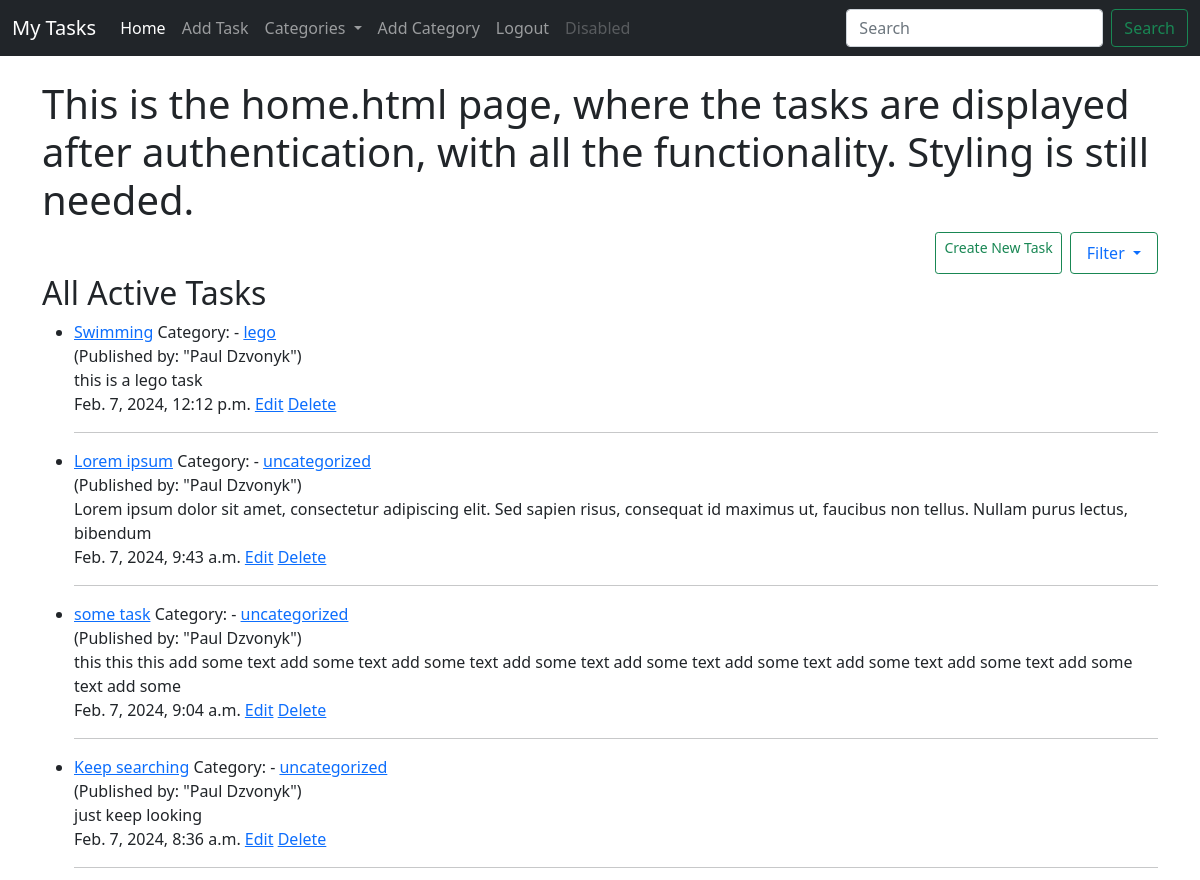
The app's page / (signed in, upper part), older data.
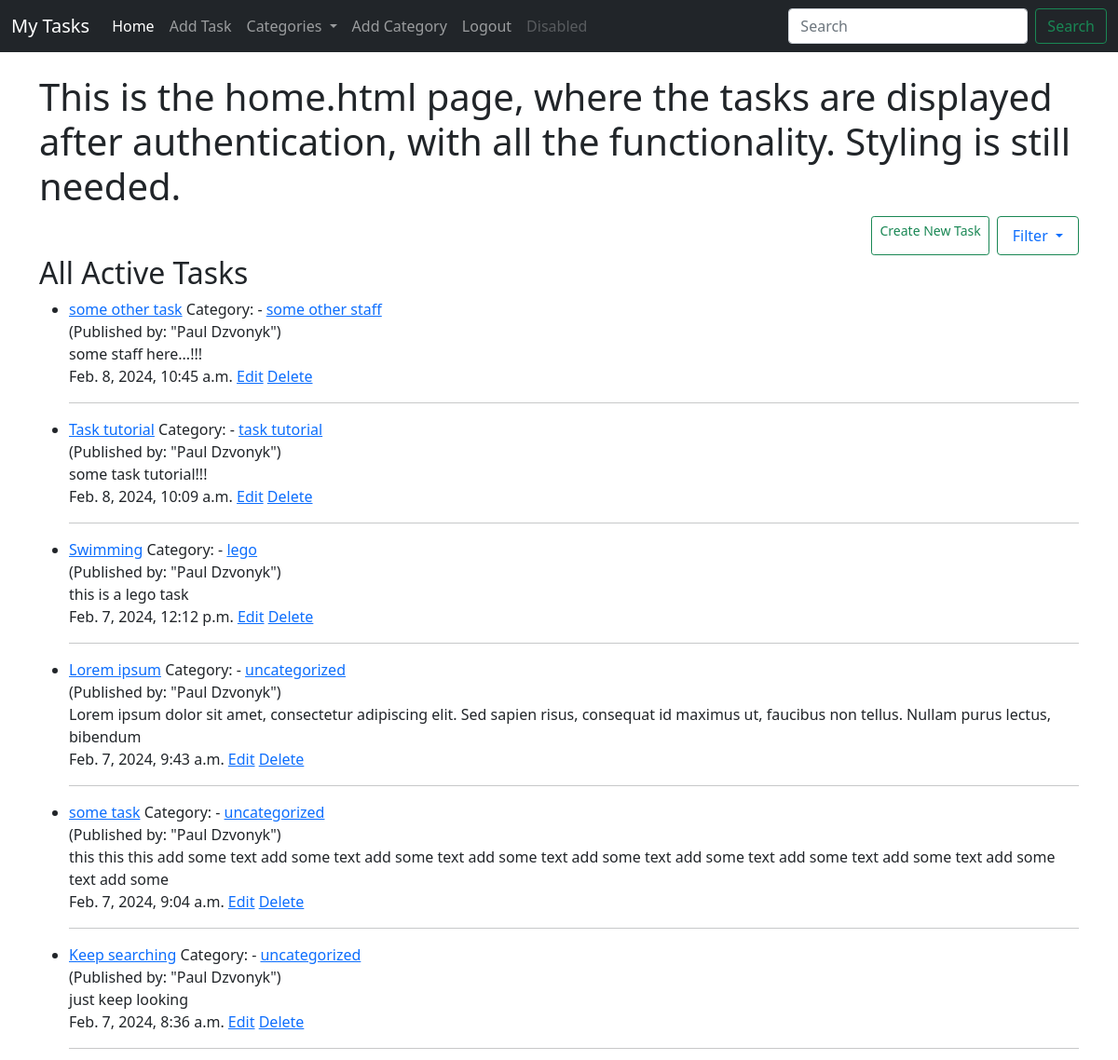
The same page, newer data.
### task/models.py (models this page shows, shortened)
class Task(models.Model):
    title = models.CharField(max_length=200)
    title_tag = models.CharField(max_length=200)
    author = models.ForeignKey(User, on_delete=models.CASCADE)
    short_description = models.TextField()
    date_created = models.DateTimeField(auto_now_add=True)
    priority = models.IntegerField(default=0)
    category = models.CharField(max_length=200, default='uncategorized')
    completed = models.BooleanField(default=False)

### task/views.py (the view)
# urls.py: path('', HomeView.as_view(), name='home'),
class HomeView(CategoryMixin, ListView):
    model = Task
    template_name = 'task/home.html'
    ordering = ['-date_created']

### task/models.py (called while the page is built)
    def __str__(self):
        return self.category_name

### task/views.py (called while the page is built)
    def get_context_data(self, *args, **kwargs):
        cat_list = Category.objects.all()
        context = super().get_context_data(*args, **kwargs)
        context['cat_list'] = cat_list
        return context

### task/templates/task/home.html (shortened to what this page needs)
{% extends 'task/base.html' %}
{% block content %}
{% if user.is_authenticated %}
<h1>This is the home.html page, where the tasks are displayed after authentication, with all the functionality.
    Styling is still needed.</h1>
<div class="d-grid gap-2 d-md-flex justify-content-md-end">
    <a href="{% url 'add_task' %}" class="btn btn-outline-success btn-sm">Create New Task</a>
    <a class="nav-link dropdown-toggle btn btn-outline-success" href="#" id="navbarDropdown" role="button" data-bs-toggle="dropdown" aria-expanded="false">
        Filter
    </a>
</div>
<h2>All Active Tasks</h2>
<ul>
    {% for task in object_list %}
    {% if user.id == task.author.id %}
    <li>
        <a href="{% url 'task-detail' task.pk %}">{{ task.title }}</a>
        Category: - <a href="{% url 'category' task.category|slugify %}">{{ task.category }}</a> <br>
        (Published by: "{{ task.author.first_name }} {{ task.author.last_name }}")
        <br>
        {{ task.short_description|slice:":150"}}
        <br>
        {{ task.date_created }}
        {% if user.is_authenticated %}
        <a href="{% url 'edit_task' task.pk %}">Edit</a>
        <a href="{% url 'delete_task' task.pk %}">Delete</a>
        {% endif %}
        <hr>
    </li>
    {% endif %}
    {% endfor %}
</ul>
{% endif %}
{% endblock %}

### task/templates/task/base.html (shortened to what this page needs)
<!doctype html>
<html lang="en">
<head>
    <link href="https://cdn.jsdelivr.net/npm/bootstrap@5.0.2/dist/css/bootstrap.min.css"
          rel="stylesheet"
>
</head>
<body>
<nav class="navbar navbar-expand-lg navbar-dark bg-dark">
    <div class="container-fluid">
        <a class="navbar-brand" href="{% url 'home' %}">My Tasks</a>
        <div class="collapse navbar-collapse" id="navbarSupportedContent">
            <ul class="navbar-nav me-auto mb-2 mb-lg-0">
                {% if user.is_authenticated %}
                <li class="nav-item">
                    <a class="nav-link active" aria-current="page" href="{% url 'home' %}">Home</a>
                </li>
                <li class="nav-item">
                    <a class="nav-link" href="{% url 'add_task' %}">Add Task</a>
                </li>
                {% if cat_list %}
                <li class="nav-item dropdown">
                    <a class="nav-link dropdown-toggle" href="#" id="navbarDropdown" role="button" data-bs-toggle="dropdown" aria-expanded="false">
                        Categories
                    </a>
                </li>
                {% endif %}
                <li class="nav-item">
                    <a class="nav-link" href="{% url 'add_category' %}">Add Category</a>
                </li>
                <li class="nav-item">
                    <a class="nav-link" href="#" onclick="logout()">Logout</a>
                </li>
                <li class="nav-item">
                    <a class="nav-link disabled" href="#" tabindex="-1" aria-disabled="true">Disabled</a>
                </li>
                {% endif %}
            </ul>
            <form class="d-flex">
                <input class="form-control me-2" type="search" placeholder="Search" aria-label="Search">
                <button class="btn btn-outline-success" type="submit">Search</button>
            </form>
        </div>
    </div>
</nav>
<div class="container">
    <br>
    {% block content %}
    {% endblock %}
</div>
  </body>
</html>

Row changes from the older to the newer data that the page shows:
added Task: title "some other task", category "some other staff", author.first_name "Paul", author.last_name "Dzvonyk", short_description "some staff here...!!!", date_created "Feb. 8, 2024, 10:45 a.m."
added Task: title "Task tutorial", category "task tutorial", author.first_name "Paul", author.last_name "Dzvonyk", short_description "some task tutorial!!!", date_created "Feb. 8, 2024, 10:09 a.m."
